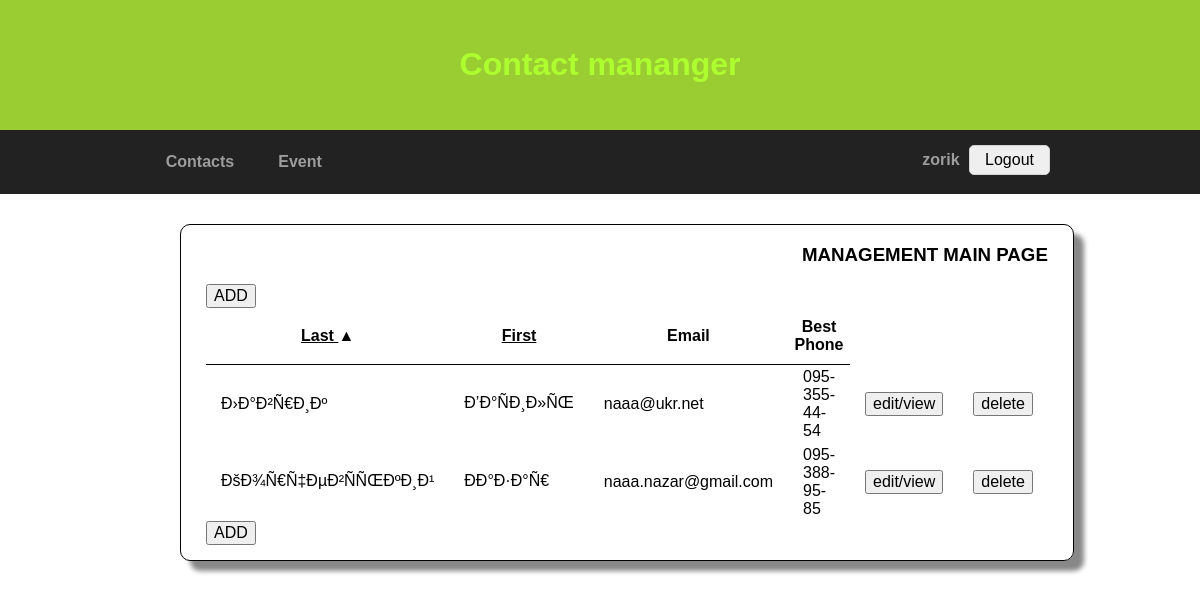
Page /index.php?sort_l=last_descending (signed in) on the committed database.
### tables this page shows
CREATE TABLE IF NOT EXISTS `contacts` (
`id` int(6) unsigned NOT NULL,
  `first_name` varchar(30) DEFAULT NULL,
  `last_name` varchar(30) DEFAULT NULL,
  `email` varchar(50) DEFAULT NULL,
  `home_phone` varchar(20) DEFAULT NULL,
  `work_phone` varchar(20) DEFAULT NULL,
  `cell_phone` varchar(20) DEFAULT NULL,
  `address1` varchar(50) DEFAULT NULL,
  `address2` varchar(50) DEFAULT NULL,
  `city` varchar(30) DEFAULT NULL,
  `state` varchar(30) DEFAULT NULL,
  `zip` varchar(10) DEFAULT NULL,
  `country` varchar(30) DEFAULT NULL,
  `birth_day` date DEFAULT NULL
);

### php_script/validation.php (called while the page is built, shortened)
<?php
	function string_fix($str, $conn){
		return htmlentities(mysqli_real_escape_string($conn, $str));
	}
?>

### index.php (the view, shortened to what this page needs)
<?php
	require_once 'php_script\validation.php';
	$conn = sql_connect();
	$sort_l ='';
	$sort_f ='';
	$symbol_f ='';
	$symbol_l ='';
	$best_phone = '';
	$username = $_SESSION['username'];
	if (isset($_GET["sort_l"])) {
		$sort_l = string_fix($_GET['sort_l'], $conn);
	}
		$num_records_per_page = 5;
	if (isset($_GET['page_active'])) {
		$page_active =$_GET['page_active'];
	}
	else {
		$page_active = 1;
	}
		$start_from = ($page_active-1) * $num_records_per_page;
	if ($sort_l == 'last_ascending' or $sort_l == "" and (!isset($_GET["sort_f"])) ){
		$sql = "SELECT id, last_name, first_name, cell_phone, work_phone, home_phone, email, best_phone FROM users_contacts, contacts LEFT OUTER JOIN best_phone ON best_phone.id_contacts = contacts.id WHERE users_contacts.username = '$username' AND contacts.id = users_contacts.id_contacts ORDER BY last_name LIMIT $start_from, $num_records_per_page";
		$symbol_l= '&#9660';
		$sort_l = 'last_descending';
					}
	elseif ($sort_l == 'last_descending'){
			$sql = "SELECT id, last_name, first_name, cell_phone, work_phone, home_phone, email, best_phone FROM users_contacts, contacts LEFT OUTER JOIN best_phone ON best_phone.id_contacts = contacts.id WHERE users_contacts.username = '$username' AND contacts.id = users_contacts.id_contacts ORDER BY last_name DESC";
			$symbol_l= '&#9650';
			$sort_l = 'last_ascending';
	}
	$result = mysqli_query($conn, $sql);
?>
<!DOCTYPE html>
<html>
<head>
	<link rel="stylesheet" type="text/css" href="css/normalize.css">
	<link rel="stylesheet" type="text/css" href="css/style.css">
</head>
<body>
	<header class="header">
		<div class="container">
			<h1>Contact mananger</h1>
		</div>
	</header>
	<nav class="page-navigation">
		<div class="container">
			<ul>
				<li><a href="index.php">Contacts</a></li>
				<li><a href="event.php">Event</a></li>
			</ul>
			<form class="login" action="login.php" method="post">
				<span class="session_va"><?php echo $_SESSION['username']; ?></span>
				<input type="submit" name="logout" value="Logout">
			</form>
		</div>
	</nav>
	<main class="main">
		<div class="container">
			<div class='content_view'>
				<span style='text-align: right'><h3>MANAGEMENT MAIN PAGE</h3></span>
				<table>
					<form action='edit_view.php'>
					<input type='submit' value= 'ADD'>
					</form>
					<thead>
						<tr>
							<th><a href="index.php?sort_l=<?php echo $sort_l;?>">Last </a><?php echo $symbol_l ?></th>
							<th><a href="index.php?sort_f=<?php echo $sort_f;?>">First </a><?php echo $symbol_f ?></th>
							<th>Email</th>
							<th>Best Phone</th>
						</tr>
					</thead>
					<tbody>
			<?php
				while ($row = mysqli_fetch_assoc($result)) {
					if ($row["best_phone"] == 'cell'){
						$best_phone = $row["cell_phone"];
					}
					elseif ($row["best_phone"] == 'work'){
						$best_phone = $row["work_phone"];
					}
						elseif ($row["best_phone"] == 'home'){
						$best_phone = $row["home_phone"];
					}
					echo
						"<tr>
							<td>" . $row["last_name"] . "</td>
							<td>".  $row["first_name"] . "</td>
							<td>" . $row["email"] . "</td>
							<td>" . $best_phone ."</td>
							<td>
								<form  method='post' action='edit_view.php'>
									<input type='hidden' name='id' value=". $row["id"] .">
									<input type='hidden' name='edit_view' value='yes'>
									<input type='submit' value='edit/view'>
								</form></td>
							<td>
								<form  method='post' action='index.php'>
									<input type='hidden' name='id' value=". $row["id"] .">
									<input type='hidden' name='delete' value='yes'>
									<input type='submit' value='delete'>
								</form></td>
						</tr>";
				}
				?>
						</tbody>
					</table>
				<form action='edit_view.php'>
				<input type='submit' value= 'ADD'>
				</form>
			</div>
		</div>
	</main>
</body>
</html>

### css/style.css (style rules this page uses)
body { font-family: Arial, San-Serif; font-size: 100%; }
ul { margin:0; padding: 0; }
ul li { list-style-type: none; }
a { color:black; }
td { padding:3px 15px 3px 15px; }
.container { margin:0 auto; width:900px; }
.header { padding:25px 0; background-color: yellowgreen; box-shadow: 10px 10px 5px #888888; }
.header h1, .header h2 { color:greenyellow; text-align: center; }
.page-navigation { background-color:#222; border-color:#101010; min-height: 64px; }
.page-navigation li { float:left; width: 100px; }
.page-navigation a { display:block; color:#9d9d9d; line-height: 4em; font-weight: bold; text-align: center; text-decoration: none; }
.session_va { color:#9d9d9d; font-weight: bold; padding: 0 5px 0 5px; }
.login { padding: 15px 0; float:right; }
.login input[type="submit"] { padding: 5px 15px; border-radius: 5px; border:1px solid lightgrey ; }
.content_view { border:1px solid; border-radius: 10px; padding: 0px 25px 15px 25px; display: inline-block; width:auto; margin:30px 30px 15px 30px; box-shadow: 10px 10px 5px #888888; position: relative; }
#event_table td, th { padding:10px 5px 10px 5px; border-bottom: 1px solid; }
.main { min-height: 400px; }

### rows in the picture
contacts: last_name "Ð›Ð°Ð²Ñ€Ð¸Ðº", first_name "Ð’Ð°ÑÐ¸Ð»ÑŒ", email "naaa@ukr.net", cell_phone "095-355-44-54"
contacts: last_name "ÐšÐ¾Ñ€Ñ‡ÐµÐ²ÑÑŒÐºÐ¸Ð¹", first_name "ÐÐ°Ð·Ð°Ñ€", email "naaa.nazar@gmail.com", home_phone "095-388-95-85"

### other values in the picture
$_SESSION['username'] "zorik"
$symbol_l "▲"
